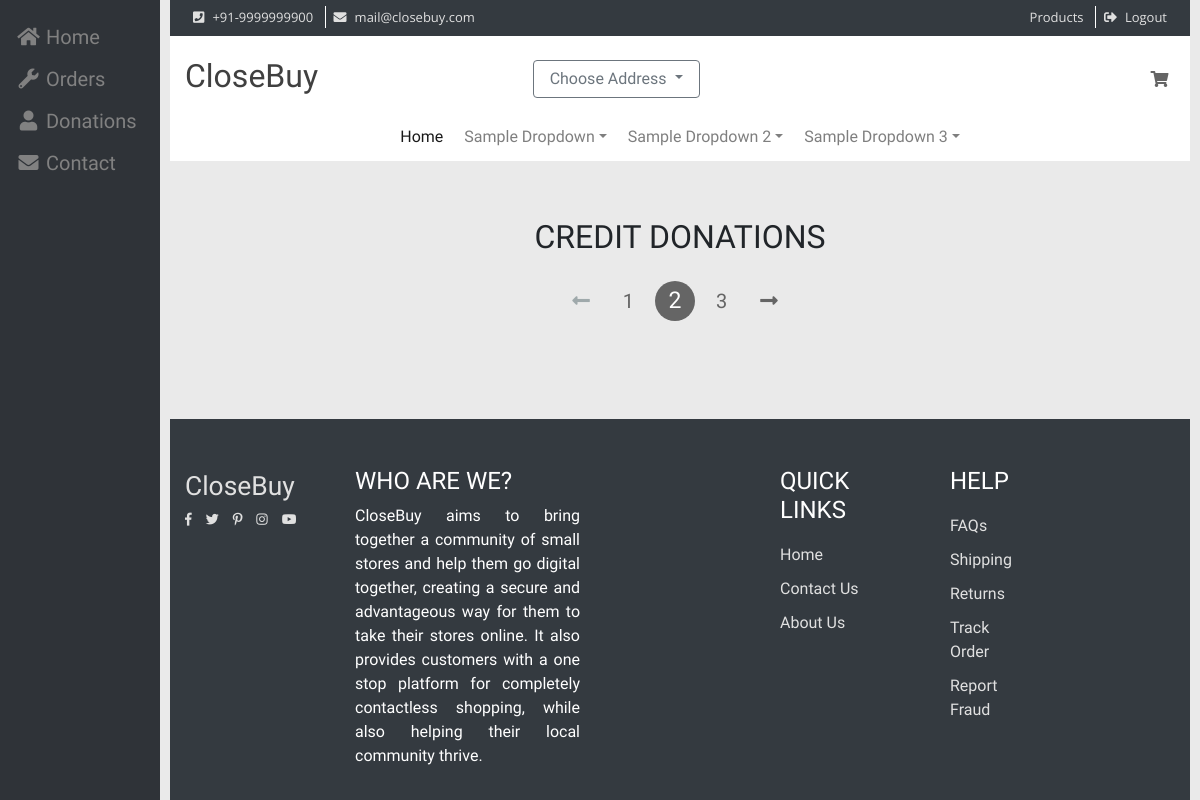
The app's page /donations (signed in), older data.
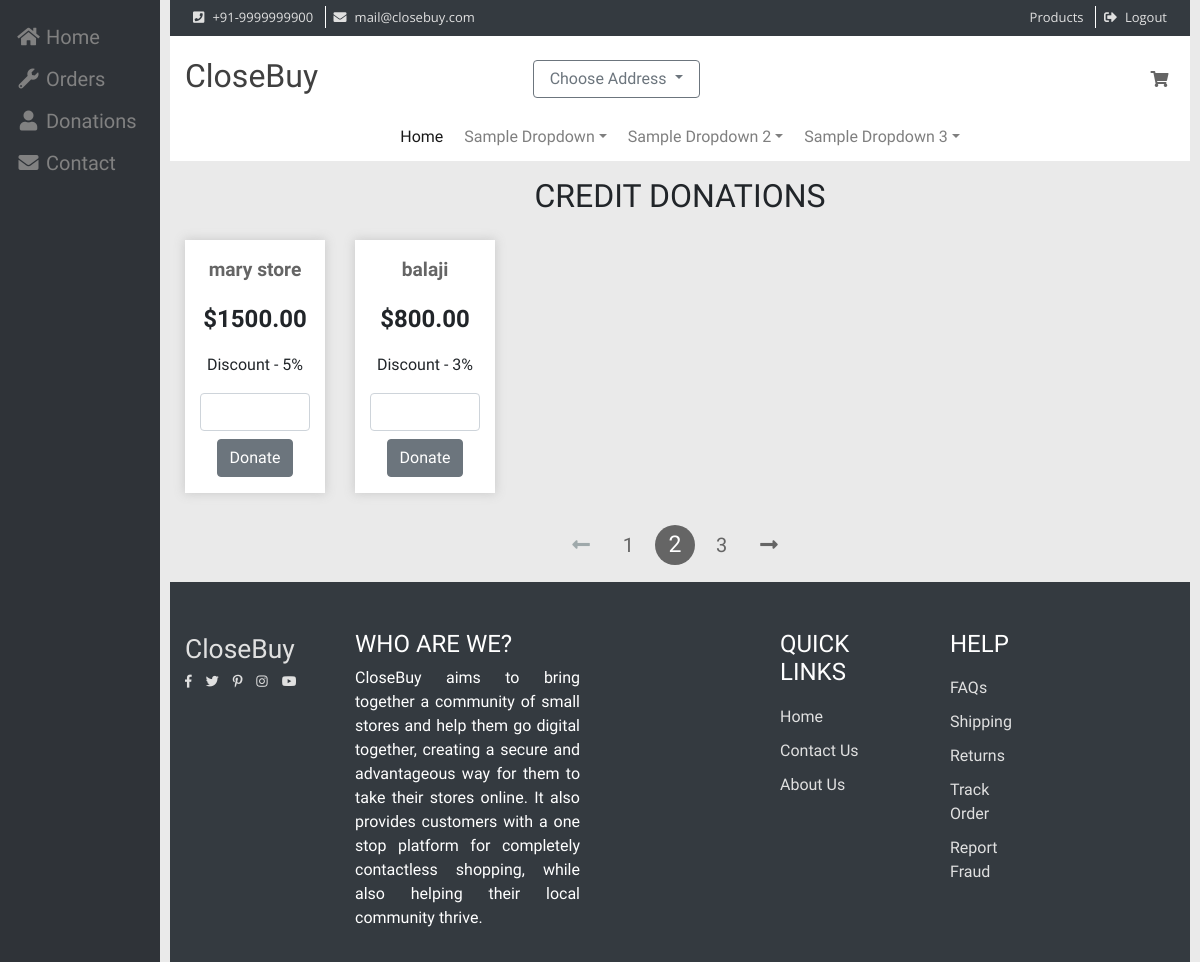
The same page, newer data.
### models.py (models this page shows, shortened)
class PrepaidScheme(db.Model):
    storeId = db.Column(db.Integer, db.ForeignKey("store.storeId"), primary_key=True)
    amount = db.Column(db.DECIMAL(10000, 9))
    discount = db.Column(db.Integer, default=0)

class Store(db.Model):
    storeId = db.Column(db.Integer, autoincrement=True, primary_key=True)
    storeName = db.Column(db.String(100), nullable=False)
    country = db.Column(db.String(100), nullable=False)
    state = db.Column(db.String(100), nullable=False)
    city = db.Column(db.String(100), nullable=False)
    street = db.Column(db.String(100), nullable=False)
    zipCode = db.Column(db.String(10), nullable=False)
    latitude = db.Column(db.DECIMAL(12, 9), nullable=False)
    longitude = db.Column(db.DECIMAL(12, 9), nullable=False)
    __table__args__ = (
        db.UniqueConstraint(latitude, longitude)
    )
    products = db.relationship("Product", secondary="inventory")
    creditUsers = db.relationship("User", secondary="credit_scheme")
    usersMapped = db.relationship("User", secondary="user_store_map")
    prepaidSchemes = db.relationship('PrepaidScheme',
                                     backref=db.backref('store', cascade='all'),
                                     lazy='dynamic')
    subInventories = db.relationship('SubInventory',
                                     backref=db.backref('store', cascade='all'),
                                     lazy='dynamic')
    paymentProcessings = db.relationship('PaymentProcessing',
                                         backref=db.backref('store', cascade='all'),
                                         lazy='dynamic')

### routes.py (the view)
@app.route("/donations", methods=['get'])
@login_required
def donate():
    if current_user.userType == 1:
        return abort(403)
    data = db.session.query(Store.storeId, Store.storeName, PrepaidScheme.amount, PrepaidScheme.discount).join(
        Store.prepaidSchemes).all()
    form = DonationForm()
    return render_template('credit_scheme.html', title='Donations', data=data, form=form)

### forms.py (shortened to what this page needs)
class DonationForm(FlaskForm):
    amount = IntegerField('amount', validators=[DataRequired()])
    submit = SubmitField('Donate')
    storeId = IntegerField('storeId')

### models.py (called while the page is built)
@login.user_loader
def load_user(id):
    return User.query.get(int(id))

### templates/credit_scheme.html (shortened to what this page needs)
{% extends "layout.html" %}
{% block sidebar %}
    {% include "_sidebar.html" %}
{% endblock %}
{% block content %}
    <main class="row">
        <div class="col-12">
            <div class="row">
                <div class="col-12 py-3">
                    <div class="row">
                        <div class="col-12 text-center text-uppercase">
                            <h2>Credit Donations</h2>
                        </div>
                    </div>
                    <div class="row">
                        {% for storeId, storename, amount, discount  in data %}
                            <div class="col-xl-2 col-lg-3 col-sm-6 my-3">
                                <div class="col-12 bg-white text-center h-100 product-item">
                                    <div class="row h-100">
                                        <div class="col-12 mb-3 product-name">
                                            {{storename}}
                                        </div>
                                        <div class="col-12 mb-3">
                                                    <span class="product-price">
                                                        {{"$%.2f"|format(amount)}}
                                                    </span>
                                        </div>
                                        <div class="col-12 mb-3">
                                            Discount - {{ discount }}%
                                        </div>
                                        <div class="col-12 mb-3 align-self-end">
                                            <form action="/donate" method="post">
                                                {{form.amount(class="form-control mb-2")}}
                                                {{form.submit(class="btn btn-secondary")}}
                                            </form>
                                        </div>
                                    </div>
                                </div>
                            </div>
                        {% endfor %}
                    </div>
                </div>
            </div>
        </div>
        <div class="col-12">
            <nav aria-label="Page navigation example">
                <ul class="pagination justify-content-center">
                    <li class="page-item disabled">
                        <a class="page-link" href="#" tabindex="-1" aria-disabled="true"><i
                                class="fas fa-long-arrow-alt-left"></i></a>
                    </li>
                    <li class="page-item"><a class="page-link" href="#">1</a></li>
                    <li class="page-item active" aria-current="page">
                        <a class="page-link" href="#">2 <span class="sr-only">(current)</span></a>
                    </li>
                    <li class="page-item"><a class="page-link" href="#">3</a></li>
                    <li class="page-item">
                        <a class="page-link" href="#"><i class="fas fa-long-arrow-alt-right"></i></a>
                    </li>
                </ul>
            </nav>
        </div>
    </main>
{% endblock %}

Row changes from the older to the newer data that the page shows:
added PrepaidScheme: storeName "mary store", amount "$1500.00", discount "5"
added PrepaidScheme: storeName "balaji", amount "$800.00", discount "3"
